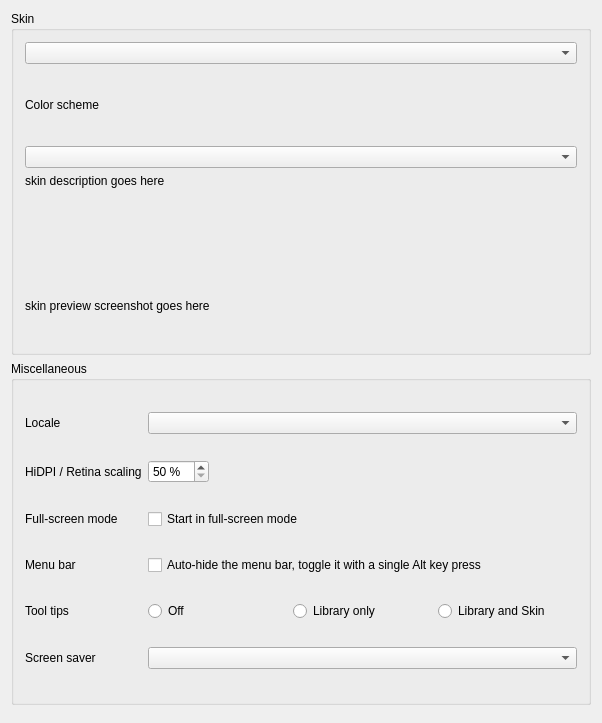
<?xml version="1.0" encoding="UTF-8"?>
<ui version="4.0">
 <class>DlgPrefControlsDlg</class>
 <widget class="QWidget" name="DlgPrefControlsDlg">
  <property name="geometry">
   <rect>
    <x>0</x>
    <y>0</y>
    <width>602</width>
    <height>723</height>
   </rect>
  </property>
  <property name="windowTitle">
   <string>Interface Preferences</string>
  </property>
  <layout class="QVBoxLayout" name="gridLayout_skin">

   <item>
    <widget class="QGroupBox" name="groupBoxSkinOptions">
     <property name="title">
      <string>Skin</string>
     </property>
     <layout class="QVBoxLayout" name="skinLayout">

      <item>
       <widget class="QComboBox" name="ComboBoxSkinconf">
        <property name="sizePolicy">
         <sizepolicy hsizetype="Expanding" vsizetype="Fixed">
          <horstretch>0</horstretch>
          <verstretch>0</verstretch>
         </sizepolicy>
        </property>
        <property name="accessibleName">
         <string>Skin selector</string>
        </property>
       </widget>
      </item>

      <item>
       <widget class="QLabel" name="labelColorScheme">
        <property name="enabled">
         <bool>true</bool>
        </property>
        <property name="font">
         <font/>
        </property>
        <property name="text">
         <string>Color scheme</string>
        </property>
        <property name="wordWrap">
         <bool>false</bool>
        </property>
        <property name="buddy">
         <cstring>ComboBoxSchemeconf</cstring>
        </property>
       </widget>
      </item>

      <item>
       <widget class="QComboBox" name="ComboBoxSchemeconf">
        <property name="sizePolicy">
         <sizepolicy hsizetype="Expanding" vsizetype="Fixed">
          <horstretch>0</horstretch>
          <verstretch>0</verstretch>
         </sizepolicy>
        </property>
        <property name="toolTip">
         <string>Select from different color schemes of a skin if available.</string>
        </property>
       </widget>
      </item>

      <item>
       <widget class="QLabel" name="skinDescriptionText">
        <property name="sizePolicy">
         <sizepolicy hsizetype="Minimum" vsizetype="Fixed">
          <horstretch>0</horstretch>
          <verstretch>0</verstretch>
         </sizepolicy>
        </property>
        <property name="text">
         <string notr="true">skin description goes here</string>
        </property>
        <property name="alignment">
         <set>Qt::AlignLeading|Qt::AlignLeft|Qt::AlignTop</set>
        </property>
        <property name="wordWrap">
         <bool>true</bool>
        </property>
       </widget>
      </item>

      <item>
       <widget class="QLabel" name="warningLabel">
        <property name="text">
         <string/>
        </property>
        <property name="alignment">
         <set>Qt::AlignJustify|Qt::AlignVCenter</set>
        </property>
       </widget>
      </item>

      <item>
       <widget class="QLabel" name="skinPreviewLabel">
        <property name="text">
         <string notr="true">skin preview screenshot goes here</string>
        </property>
       </widget>
      </item>
     </layout>
    </widget>
   </item>

   <item>
    <widget class="QGroupBox" name="groupBoxMiscOptions">
     <property name="title">
      <string>Miscellaneous</string>
     </property>
     <layout class="QGridLayout" name="gridLayout_Misc">

      <item row="0" column="0">
       <widget class="QLabel" name="textLabelLocale">
        <property name="text">
         <string>Locale</string>
        </property>
        <property name="buddy">
         <cstring>ComboBoxLocale</cstring>
        </property>
       </widget>
      </item>
      <item row="0" column="1" colspan="2">
       <widget class="QComboBox" name="ComboBoxLocale">
        <property name="toolTip">
         <string>Locales determine country and language specific settings.</string>
        </property>
       </widget>
      </item>

      <item row="1" column="0">
       <widget class="QLabel" name="labelScaleFactor">
        <property name="text">
         <string>HiDPI / Retina scaling</string>
        </property>
        <property name="buddy">
         <cstring>spinBoxScaleFactor</cstring>
        </property>
       </widget>
      </item>
      <item row="1" column="1">
       <layout class="QHBoxLayout" name="horizontalLayout_2">
        <item>
         <widget class="QDoubleSpinBox" name="spinBoxScaleFactor">
          <property name="toolTip">
           <string>Change the size of text, buttons, and other items.</string>
          </property>
          <property name="suffix">
           <string notr="true"> %</string>
          </property>
          <property name="decimals">
           <number>0</number>
          </property>
          <property name="minimum">
           <double>50.000000000000000</double>
          </property>
          <property name="maximum">
           <double>400.000000000000000</double>
          </property>
          <property name="singleStep">
           <double>25.000000000000000</double>
          </property>
         </widget>
        </item>
        <item>
         <spacer name="horizontalSpacer_2">
          <property name="orientation">
           <enum>Qt::Horizontal</enum>
          </property>
          <property name="sizeHint" stdset="0">
           <size>
            <width>40</width>
            <height>20</height>
           </size>
          </property>
         </spacer>
        </item>
       </layout>
      </item>

      <item row="2" column="0">
       <widget class="QLabel" name="labelFullscreenOption">
        <property name="text">
         <string>Full-screen mode</string>
        </property>
        <property name="buddy">
         <cstring>checkBoxStartFullScreen</cstring>
        </property>
       </widget>
      </item>
      <item row="2" column="1" colspan="2">
       <widget class="QCheckBox" name="checkBoxStartFullScreen">
        <property name="text">
         <string>Start in full-screen mode</string>
        </property>
       </widget>
      </item>

      <item row="3" column="0">
       <widget class="QLabel" name="labelHideMenuBarOption">
        <property name="text">
         <string>Menu bar</string>
        </property>
        <property name="buddy">
         <cstring>checkBoxHideMenuBar</cstring>
        </property>
       </widget>
      </item>
      <item row="3" column="1" colspan="2">
       <widget class="QCheckBox" name="checkBoxHideMenuBar">
        <property name="text">
         <string>Auto-hide the menu bar, toggle it with a single Alt key press</string>
        </property>
       </widget>
      </item>

      <item row="4" column="0">
       <widget class="QLabel" name="labelTooltips">
        <property name="enabled">
         <bool>true</bool>
        </property>
        <property name="font">
         <font/>
        </property>
        <property name="text">
         <string>Tool tips</string>
        </property>
        <property name="wordWrap">
         <bool>false</bool>
        </property>
        <property name="buddy">
         <cstring>radioButtonTooltipsOff</cstring>
        </property>
       </widget>
      </item>
      <item row="4" column="1" colspan="2">
       <layout class="QHBoxLayout" name="horizontalLayout">
        <item>
         <widget class="QRadioButton" name="radioButtonTooltipsOff">
          <property name="text">
           <string>Off</string>
          </property>
          <attribute name="buttonGroup">
           <string notr="true">buttonGroupTooltips</string>
          </attribute>
         </widget>
        </item>
        <item>
         <widget class="QRadioButton" name="radioButtonTooltipsLibrary">
          <property name="text">
           <string>Library only</string>
          </property>
          <attribute name="buttonGroup">
           <string notr="true">buttonGroupTooltips</string>
          </attribute>
         </widget>
        </item>
        <item>
         <widget class="QRadioButton" name="radioButtonTooltipsLibraryAndSkin">
          <property name="text">
           <string>Library and Skin</string>
          </property>
          <attribute name="buttonGroup">
           <string notr="true">buttonGroupTooltips</string>
          </attribute>
         </widget>
        </item>
       </layout>
      </item>

      <item row="5" column="0">
       <widget class="QLabel" name="label">
        <property name="text">
         <string>Screen saver</string>
        </property>
       </widget>
      </item>
      <item row="5" column="1" colspan="2">
       <widget class="QComboBox" name="comboBoxScreensaver"/>
      </item>
     </layout>
    </widget>
   </item>
   <item>
    <spacer name="verticalSpacer">
     <property name="orientation">
      <enum>Qt::Vertical</enum>
     </property>
      <property name="sizePolicy">
       <sizepolicy hsizetype="Expanding" vsizetype="Expanding">
        <horstretch>0</horstretch>
        <verstretch>1</verstretch>
       </sizepolicy>
      </property>
    </spacer>
   </item>
  </layout>
 </widget>
 <layoutdefault spacing="6" margin="11"/>
 <tabstops>
  <tabstop>ComboBoxSkinconf</tabstop>
  <tabstop>ComboBoxSchemeconf</tabstop>
  <tabstop>ComboBoxLocale</tabstop>
  <tabstop>spinBoxScaleFactor</tabstop>
  <tabstop>checkBoxStartFullScreen</tabstop>
  <tabstop>checkBoxHideMenuBar</tabstop>
  <tabstop>radioButtonTooltipsOff</tabstop>
  <tabstop>radioButtonTooltipsLibrary</tabstop>
  <tabstop>radioButtonTooltipsLibraryAndSkin</tabstop>
 </tabstops>
 <resources/>
 <connections/>
 <buttongroups>
  <buttongroup name="buttonGroupTooltips"/>
 </buttongroups>
</ui>
